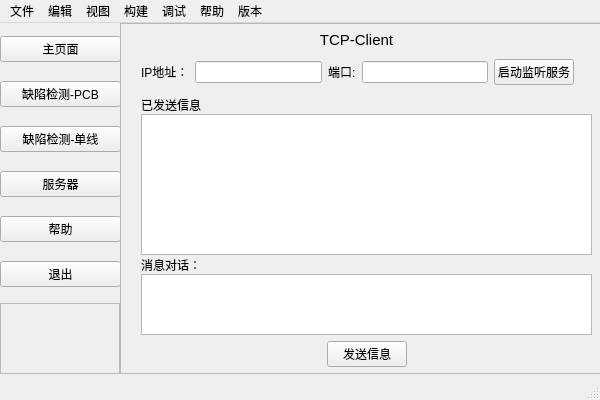
<?xml version="1.0" encoding="UTF-8"?>
<ui version="4.0">
 <class>MainWindow</class>
 <widget class="QMainWindow" name="MainWindow">
  <property name="geometry">
   <rect>
    <x>0</x>
    <y>0</y>
    <width>600</width>
    <height>400</height>
   </rect>
  </property>
  <property name="windowTitle">
   <string>MainWindow</string>
  </property>
  <widget class="QWidget" name="centralwidget">
   <widget class="QWidget" name="widget" native="true">
    <property name="geometry">
     <rect>
      <x>0</x>
      <y>0</y>
      <width>121</width>
      <height>281</height>
     </rect>
    </property>
    <layout class="QVBoxLayout" name="verticalLayout">
     <item>
      <widget class="QPushButton" name="pb_main">
       <property name="text">
        <string>主页面</string>
       </property>
      </widget>
     </item>
     <item>
      <widget class="QPushButton" name="pb_PCB">
       <property name="text">
        <string>缺陷检测-PCB</string>
       </property>
      </widget>
     </item>
     <item>
      <widget class="QPushButton" name="pb_detectSingle">
       <property name="enabled">
        <bool>true</bool>
       </property>
       <property name="text">
        <string>缺陷检测-单线</string>
       </property>
      </widget>
     </item>
     <item>
      <widget class="QPushButton" name="pb_IP">
       <property name="text">
        <string>服务器</string>
       </property>
      </widget>
     </item>
     <item>
      <widget class="QPushButton" name="pb_help">
       <property name="text">
        <string>帮助</string>
       </property>
      </widget>
     </item>
     <item>
      <widget class="QPushButton" name="pb_close">
       <property name="text">
        <string>退出</string>
       </property>
      </widget>
     </item>
    </layout>
   </widget>
   <widget class="QStackedWidget" name="stackedWidget">
    <property name="geometry">
     <rect>
      <x>120</x>
      <y>0</y>
      <width>481</width>
      <height>351</height>
     </rect>
    </property>
    <property name="frameShape">
     <enum>QFrame::StyledPanel</enum>
    </property>
    <property name="currentIndex">
     <number>3</number>
    </property>
    <widget class="QWidget" name="page0">
     <widget class="QLabel" name="label_5">
      <property name="geometry">
       <rect>
        <x>10</x>
        <y>10</y>
        <width>451</width>
        <height>41</height>
       </rect>
      </property>
      <property name="font">
       <font>
        <pointsize>18</pointsize>
       </font>
      </property>
      <property name="text">
       <string>键合引线-缺陷在线检测系统</string>
      </property>
      <property name="alignment">
       <set>Qt::AlignCenter</set>
      </property>
     </widget>
     <widget class="QGraphicsView" name="graphicsView_main">
      <property name="geometry">
       <rect>
        <x>4</x>
        <y>50</y>
        <width>471</width>
        <height>301</height>
       </rect>
      </property>
     </widget>
    </widget>
    <widget class="QWidget" name="page1">
     <widget class="QGraphicsView" name="graphicsView">
      <property name="geometry">
       <rect>
        <x>10</x>
        <y>30</y>
        <width>270</width>
        <height>210</height>
       </rect>
      </property>
     </widget>
     <widget class="QLabel" name="label">
      <property name="geometry">
       <rect>
        <x>10</x>
        <y>7</y>
        <width>271</width>
        <height>21</height>
       </rect>
      </property>
      <property name="frameShape">
       <enum>QFrame::Panel</enum>
      </property>
      <property name="text">
       <string>键合引线-三维空间结构图</string>
      </property>
      <property name="alignment">
       <set>Qt::AlignCenter</set>
      </property>
     </widget>
     <widget class="QTextBrowser" name="single_text1">
      <property name="geometry">
       <rect>
        <x>10</x>
        <y>280</y>
        <width>271</width>
        <height>41</height>
       </rect>
      </property>
     </widget>
     <widget class="QLabel" name="label_2">
      <property name="geometry">
       <rect>
        <x>10</x>
        <y>255</y>
        <width>271</width>
        <height>21</height>
       </rect>
      </property>
      <property name="frameShape">
       <enum>QFrame::Panel</enum>
      </property>
      <property name="text">
       <string>缺陷类型</string>
      </property>
      <property name="alignment">
       <set>Qt::AlignCenter</set>
      </property>
     </widget>
     <widget class="QLabel" name="label_3">
      <property name="geometry">
       <rect>
        <x>300</x>
        <y>7</y>
        <width>161</width>
        <height>21</height>
       </rect>
      </property>
      <property name="frameShape">
       <enum>QFrame::Panel</enum>
      </property>
      <property name="text">
       <string>检测进度</string>
      </property>
      <property name="alignment">
       <set>Qt::AlignCenter</set>
      </property>
     </widget>
     <widget class="QTextBrowser" name="single_text2">
      <property name="geometry">
       <rect>
        <x>300</x>
        <y>30</y>
        <width>161</width>
        <height>91</height>
       </rect>
      </property>
     </widget>
     <widget class="QLabel" name="label_4">
      <property name="geometry">
       <rect>
        <x>300</x>
        <y>150</y>
        <width>161</width>
        <height>21</height>
       </rect>
      </property>
      <property name="frameShape">
       <enum>QFrame::Panel</enum>
      </property>
      <property name="text">
       <string>工艺参数</string>
      </property>
      <property name="alignment">
       <set>Qt::AlignCenter</set>
      </property>
     </widget>
     <widget class="QTextBrowser" name="single_text3">
      <property name="geometry">
       <rect>
        <x>300</x>
        <y>180</y>
        <width>161</width>
        <height>141</height>
       </rect>
      </property>
     </widget>
    </widget>
    <widget class="QWidget" name="page2">
     <widget class="QLabel" name="label_6">
      <property name="geometry">
       <rect>
        <x>40</x>
        <y>5</y>
        <width>231</width>
        <height>21</height>
       </rect>
      </property>
      <property name="frameShape">
       <enum>QFrame::Panel</enum>
      </property>
      <property name="text">
       <string>PCB-三维点云图</string>
      </property>
      <property name="alignment">
       <set>Qt::AlignCenter</set>
      </property>
     </widget>
     <widget class="QGraphicsView" name="graphicsView_2">
      <property name="geometry">
       <rect>
        <x>10</x>
        <y>35</y>
        <width>301</width>
        <height>275</height>
       </rect>
      </property>
     </widget>
     <widget class="QLabel" name="label_7">
      <property name="geometry">
       <rect>
        <x>320</x>
        <y>5</y>
        <width>151</width>
        <height>21</height>
       </rect>
      </property>
      <property name="frameShape">
       <enum>QFrame::Panel</enum>
      </property>
      <property name="text">
       <string>缺陷参数</string>
      </property>
      <property name="alignment">
       <set>Qt::AlignCenter</set>
      </property>
     </widget>
     <widget class="QLabel" name="label_8">
      <property name="geometry">
       <rect>
        <x>320</x>
        <y>40</y>
        <width>51</width>
        <height>31</height>
       </rect>
      </property>
      <property name="font">
       <font>
        <pointsize>8</pointsize>
       </font>
      </property>
      <property name="frameShape">
       <enum>QFrame::Box</enum>
      </property>
      <property name="text">
       <string>焊线数量</string>
      </property>
      <property name="alignment">
       <set>Qt::AlignCenter</set>
      </property>
     </widget>
     <widget class="QTextBrowser" name="textBrowser_1">
      <property name="geometry">
       <rect>
        <x>390</x>
        <y>40</y>
        <width>81</width>
        <height>31</height>
       </rect>
      </property>
      <property name="html">
       <string>&lt;!DOCTYPE HTML PUBLIC &quot;-//W3C//DTD HTML 4.0//EN&quot; &quot;http://www.w3.org/TR/REC-html40/strict.dtd&quot;&gt;
&lt;html&gt;&lt;head&gt;&lt;meta name=&quot;qrichtext&quot; content=&quot;1&quot; /&gt;&lt;meta charset=&quot;utf-8&quot; /&gt;&lt;style type=&quot;text/css&quot;&gt;
p, li { white-space: pre-wrap; }
hr { height: 1px; border-width: 0; }
li.unchecked::marker { content: &quot;\2610&quot;; }
li.checked::marker { content: &quot;\2612&quot;; }
&lt;/style&gt;&lt;/head&gt;&lt;body style=&quot; font-family:'Microsoft YaHei UI'; font-size:9pt; font-weight:400; font-style:normal;&quot;&gt;
&lt;p align=&quot;center&quot; style=&quot;-qt-paragraph-type:empty; margin-top:0px; margin-bottom:0px; margin-left:0px; margin-right:0px; -qt-block-indent:0; text-indent:0px;&quot;&gt;&lt;br /&gt;&lt;/p&gt;&lt;/body&gt;&lt;/html&gt;</string>
      </property>
     </widget>
     <widget class="QLabel" name="label_9">
      <property name="geometry">
       <rect>
        <x>320</x>
        <y>80</y>
        <width>51</width>
        <height>31</height>
       </rect>
      </property>
      <property name="frameShape">
       <enum>QFrame::Box</enum>
      </property>
      <property name="text">
       <string>漏焊</string>
      </property>
      <property name="alignment">
       <set>Qt::AlignCenter</set>
      </property>
     </widget>
     <widget class="QTextBrowser" name="textBrowser_2">
      <property name="geometry">
       <rect>
        <x>390</x>
        <y>80</y>
        <width>81</width>
        <height>31</height>
       </rect>
      </property>
      <property name="html">
       <string>&lt;!DOCTYPE HTML PUBLIC &quot;-//W3C//DTD HTML 4.0//EN&quot; &quot;http://www.w3.org/TR/REC-html40/strict.dtd&quot;&gt;
&lt;html&gt;&lt;head&gt;&lt;meta name=&quot;qrichtext&quot; content=&quot;1&quot; /&gt;&lt;meta charset=&quot;utf-8&quot; /&gt;&lt;style type=&quot;text/css&quot;&gt;
p, li { white-space: pre-wrap; }
hr { height: 1px; border-width: 0; }
li.unchecked::marker { content: &quot;\2610&quot;; }
li.checked::marker { content: &quot;\2612&quot;; }
&lt;/style&gt;&lt;/head&gt;&lt;body style=&quot; font-family:'Microsoft YaHei UI'; font-size:9pt; font-weight:400; font-style:normal;&quot;&gt;
&lt;p align=&quot;center&quot; style=&quot;-qt-paragraph-type:empty; margin-top:0px; margin-bottom:0px; margin-left:0px; margin-right:0px; -qt-block-indent:0; text-indent:0px;&quot;&gt;&lt;br /&gt;&lt;/p&gt;&lt;/body&gt;&lt;/html&gt;</string>
      </property>
     </widget>
     <widget class="QLabel" name="label_10">
      <property name="geometry">
       <rect>
        <x>320</x>
        <y>120</y>
        <width>51</width>
        <height>31</height>
       </rect>
      </property>
      <property name="frameShape">
       <enum>QFrame::Box</enum>
      </property>
      <property name="text">
       <string>错焊</string>
      </property>
      <property name="alignment">
       <set>Qt::AlignCenter</set>
      </property>
     </widget>
     <widget class="QTextBrowser" name="textBrowser_4">
      <property name="geometry">
       <rect>
        <x>390</x>
        <y>160</y>
        <width>81</width>
        <height>31</height>
       </rect>
      </property>
      <property name="html">
       <string>&lt;!DOCTYPE HTML PUBLIC &quot;-//W3C//DTD HTML 4.0//EN&quot; &quot;http://www.w3.org/TR/REC-html40/strict.dtd&quot;&gt;
&lt;html&gt;&lt;head&gt;&lt;meta name=&quot;qrichtext&quot; content=&quot;1&quot; /&gt;&lt;meta charset=&quot;utf-8&quot; /&gt;&lt;style type=&quot;text/css&quot;&gt;
p, li { white-space: pre-wrap; }
hr { height: 1px; border-width: 0; }
li.unchecked::marker { content: &quot;\2610&quot;; }
li.checked::marker { content: &quot;\2612&quot;; }
&lt;/style&gt;&lt;/head&gt;&lt;body style=&quot; font-family:'Microsoft YaHei UI'; font-size:9pt; font-weight:400; font-style:normal;&quot;&gt;
&lt;p align=&quot;center&quot; style=&quot;-qt-paragraph-type:empty; margin-top:0px; margin-bottom:0px; margin-left:0px; margin-right:0px; -qt-block-indent:0; text-indent:0px;&quot;&gt;&lt;br /&gt;&lt;/p&gt;&lt;/body&gt;&lt;/html&gt;</string>
      </property>
     </widget>
     <widget class="QLabel" name="label_11">
      <property name="geometry">
       <rect>
        <x>320</x>
        <y>160</y>
        <width>51</width>
        <height>31</height>
       </rect>
      </property>
      <property name="frameShape">
       <enum>QFrame::Box</enum>
      </property>
      <property name="text">
       <string>断线</string>
      </property>
      <property name="alignment">
       <set>Qt::AlignCenter</set>
      </property>
     </widget>
     <widget class="QTextBrowser" name="textBrowser_3">
      <property name="geometry">
       <rect>
        <x>390</x>
        <y>120</y>
        <width>81</width>
        <height>31</height>
       </rect>
      </property>
      <property name="html">
       <string>&lt;!DOCTYPE HTML PUBLIC &quot;-//W3C//DTD HTML 4.0//EN&quot; &quot;http://www.w3.org/TR/REC-html40/strict.dtd&quot;&gt;
&lt;html&gt;&lt;head&gt;&lt;meta name=&quot;qrichtext&quot; content=&quot;1&quot; /&gt;&lt;meta charset=&quot;utf-8&quot; /&gt;&lt;style type=&quot;text/css&quot;&gt;
p, li { white-space: pre-wrap; }
hr { height: 1px; border-width: 0; }
li.unchecked::marker { content: &quot;\2610&quot;; }
li.checked::marker { content: &quot;\2612&quot;; }
&lt;/style&gt;&lt;/head&gt;&lt;body style=&quot; font-family:'Microsoft YaHei UI'; font-size:9pt; font-weight:400; font-style:normal;&quot;&gt;
&lt;p align=&quot;center&quot; style=&quot;-qt-paragraph-type:empty; margin-top:0px; margin-bottom:0px; margin-left:0px; margin-right:0px; -qt-block-indent:0; text-indent:0px;&quot;&gt;&lt;br /&gt;&lt;/p&gt;&lt;/body&gt;&lt;/html&gt;</string>
      </property>
     </widget>
     <widget class="QLabel" name="label_12">
      <property name="geometry">
       <rect>
        <x>320</x>
        <y>200</y>
        <width>51</width>
        <height>31</height>
       </rect>
      </property>
      <property name="frameShape">
       <enum>QFrame::Box</enum>
      </property>
      <property name="text">
       <string>塌线</string>
      </property>
      <property name="alignment">
       <set>Qt::AlignCenter</set>
      </property>
     </widget>
     <widget class="QLabel" name="label_13">
      <property name="geometry">
       <rect>
        <x>320</x>
        <y>240</y>
        <width>51</width>
        <height>31</height>
       </rect>
      </property>
      <property name="frameShape">
       <enum>QFrame::Box</enum>
      </property>
      <property name="text">
       <string>弯曲</string>
      </property>
      <property name="alignment">
       <set>Qt::AlignCenter</set>
      </property>
     </widget>
     <widget class="QLabel" name="label_14">
      <property name="geometry">
       <rect>
        <x>320</x>
        <y>280</y>
        <width>51</width>
        <height>31</height>
       </rect>
      </property>
      <property name="frameShape">
       <enum>QFrame::Box</enum>
      </property>
      <property name="text">
       <string>断线</string>
      </property>
      <property name="alignment">
       <set>Qt::AlignCenter</set>
      </property>
     </widget>
     <widget class="QTextBrowser" name="textBrowser_5">
      <property name="geometry">
       <rect>
        <x>390</x>
        <y>200</y>
        <width>81</width>
        <height>31</height>
       </rect>
      </property>
      <property name="html">
       <string>&lt;!DOCTYPE HTML PUBLIC &quot;-//W3C//DTD HTML 4.0//EN&quot; &quot;http://www.w3.org/TR/REC-html40/strict.dtd&quot;&gt;
&lt;html&gt;&lt;head&gt;&lt;meta name=&quot;qrichtext&quot; content=&quot;1&quot; /&gt;&lt;meta charset=&quot;utf-8&quot; /&gt;&lt;style type=&quot;text/css&quot;&gt;
p, li { white-space: pre-wrap; }
hr { height: 1px; border-width: 0; }
li.unchecked::marker { content: &quot;\2610&quot;; }
li.checked::marker { content: &quot;\2612&quot;; }
&lt;/style&gt;&lt;/head&gt;&lt;body style=&quot; font-family:'Microsoft YaHei UI'; font-size:9pt; font-weight:400; font-style:normal;&quot;&gt;
&lt;p align=&quot;center&quot; style=&quot;-qt-paragraph-type:empty; margin-top:0px; margin-bottom:0px; margin-left:0px; margin-right:0px; -qt-block-indent:0; text-indent:0px;&quot;&gt;&lt;br /&gt;&lt;/p&gt;&lt;/body&gt;&lt;/html&gt;</string>
      </property>
     </widget>
     <widget class="QTextBrowser" name="textBrowser_6">
      <property name="geometry">
       <rect>
        <x>390</x>
        <y>240</y>
        <width>81</width>
        <height>31</height>
       </rect>
      </property>
      <property name="html">
       <string>&lt;!DOCTYPE HTML PUBLIC &quot;-//W3C//DTD HTML 4.0//EN&quot; &quot;http://www.w3.org/TR/REC-html40/strict.dtd&quot;&gt;
&lt;html&gt;&lt;head&gt;&lt;meta name=&quot;qrichtext&quot; content=&quot;1&quot; /&gt;&lt;meta charset=&quot;utf-8&quot; /&gt;&lt;style type=&quot;text/css&quot;&gt;
p, li { white-space: pre-wrap; }
hr { height: 1px; border-width: 0; }
li.unchecked::marker { content: &quot;\2610&quot;; }
li.checked::marker { content: &quot;\2612&quot;; }
&lt;/style&gt;&lt;/head&gt;&lt;body style=&quot; font-family:'Microsoft YaHei UI'; font-size:9pt; font-weight:400; font-style:normal;&quot;&gt;
&lt;p align=&quot;center&quot; style=&quot;-qt-paragraph-type:empty; margin-top:0px; margin-bottom:0px; margin-left:0px; margin-right:0px; -qt-block-indent:0; text-indent:0px;&quot;&gt;&lt;br /&gt;&lt;/p&gt;&lt;/body&gt;&lt;/html&gt;</string>
      </property>
     </widget>
     <widget class="QTextBrowser" name="textBrowser_7">
      <property name="geometry">
       <rect>
        <x>390</x>
        <y>280</y>
        <width>81</width>
        <height>31</height>
       </rect>
      </property>
      <property name="html">
       <string>&lt;!DOCTYPE HTML PUBLIC &quot;-//W3C//DTD HTML 4.0//EN&quot; &quot;http://www.w3.org/TR/REC-html40/strict.dtd&quot;&gt;
&lt;html&gt;&lt;head&gt;&lt;meta name=&quot;qrichtext&quot; content=&quot;1&quot; /&gt;&lt;meta charset=&quot;utf-8&quot; /&gt;&lt;style type=&quot;text/css&quot;&gt;
p, li { white-space: pre-wrap; }
hr { height: 1px; border-width: 0; }
li.unchecked::marker { content: &quot;\2610&quot;; }
li.checked::marker { content: &quot;\2612&quot;; }
&lt;/style&gt;&lt;/head&gt;&lt;body style=&quot; font-family:'Microsoft YaHei UI'; font-size:9pt; font-weight:400; font-style:normal;&quot;&gt;
&lt;p align=&quot;center&quot; style=&quot;-qt-paragraph-type:empty; margin-top:0px; margin-bottom:0px; margin-left:0px; margin-right:0px; -qt-block-indent:0; text-indent:0px;&quot;&gt;&lt;br /&gt;&lt;/p&gt;&lt;/body&gt;&lt;/html&gt;</string>
      </property>
     </widget>
     <widget class="QLabel" name="label_15">
      <property name="geometry">
       <rect>
        <x>10</x>
        <y>320</y>
        <width>51</width>
        <height>21</height>
       </rect>
      </property>
      <property name="frameShape">
       <enum>QFrame::Box</enum>
      </property>
      <property name="text">
       <string>提示：</string>
      </property>
      <property name="alignment">
       <set>Qt::AlignCenter</set>
      </property>
     </widget>
     <widget class="QTextBrowser" name="textBrowser_8">
      <property name="geometry">
       <rect>
        <x>70</x>
        <y>315</y>
        <width>401</width>
        <height>31</height>
       </rect>
      </property>
      <property name="html">
       <string>&lt;!DOCTYPE HTML PUBLIC &quot;-//W3C//DTD HTML 4.0//EN&quot; &quot;http://www.w3.org/TR/REC-html40/strict.dtd&quot;&gt;
&lt;html&gt;&lt;head&gt;&lt;meta name=&quot;qrichtext&quot; content=&quot;1&quot; /&gt;&lt;meta charset=&quot;utf-8&quot; /&gt;&lt;style type=&quot;text/css&quot;&gt;
p, li { white-space: pre-wrap; }
hr { height: 1px; border-width: 0; }
li.unchecked::marker { content: &quot;\2610&quot;; }
li.checked::marker { content: &quot;\2612&quot;; }
&lt;/style&gt;&lt;/head&gt;&lt;body style=&quot; font-family:'Microsoft YaHei UI'; font-size:9pt; font-weight:400; font-style:normal;&quot;&gt;
&lt;p align=&quot;center&quot; style=&quot;-qt-paragraph-type:empty; margin-top:0px; margin-bottom:0px; margin-left:0px; margin-right:0px; -qt-block-indent:0; text-indent:0px;&quot;&gt;&lt;br /&gt;&lt;/p&gt;&lt;/body&gt;&lt;/html&gt;</string>
      </property>
     </widget>
    </widget>
    <widget class="QWidget" name="page3">
     <widget class="QWidget" name="widget_2" native="true">
      <property name="geometry">
       <rect>
        <x>20</x>
        <y>0</y>
        <width>431</width>
        <height>31</height>
       </rect>
      </property>
      <layout class="QVBoxLayout" name="verticalLayout_2">
       <item>
        <widget class="QLabel" name="label_16">
         <property name="font">
          <font>
           <pointsize>11</pointsize>
          </font>
         </property>
         <property name="text">
          <string>TCP-Client</string>
         </property>
         <property name="textFormat">
          <enum>Qt::MarkdownText</enum>
         </property>
         <property name="alignment">
          <set>Qt::AlignCenter</set>
         </property>
        </widget>
       </item>
      </layout>
     </widget>
     <widget class="QTextBrowser" name="Client_record">
      <property name="geometry">
       <rect>
        <x>20</x>
        <y>90</y>
        <width>451</width>
        <height>141</height>
       </rect>
      </property>
      <property name="readOnly">
       <bool>true</bool>
      </property>
     </widget>
     <widget class="QWidget" name="widget_3" native="true">
      <property name="geometry">
       <rect>
        <x>20</x>
        <y>30</y>
        <width>433</width>
        <height>36</height>
       </rect>
      </property>
      <layout class="QHBoxLayout" name="horizontalLayout">
       <item>
        <widget class="QLabel" name="label_18">
         <property name="text">
          <string>IP地址：</string>
         </property>
        </widget>
       </item>
       <item>
        <widget class="QLineEdit" name="port_2"/>
       </item>
       <item>
        <widget class="QLabel" name="label_17">
         <property name="text">
          <string>端口:</string>
         </property>
        </widget>
       </item>
       <item>
        <widget class="QLineEdit" name="port"/>
       </item>
       <item>
        <widget class="QPushButton" name="Client_setlisten">
         <property name="text">
          <string>启动监听服务</string>
         </property>
        </widget>
       </item>
      </layout>
     </widget>
     <widget class="QLabel" name="label_19">
      <property name="geometry">
       <rect>
        <x>20</x>
        <y>70</y>
        <width>61</width>
        <height>22</height>
       </rect>
      </property>
      <property name="text">
       <string>已发送信息：</string>
      </property>
     </widget>
     <widget class="QLabel" name="label_20">
      <property name="geometry">
       <rect>
        <x>20</x>
        <y>230</y>
        <width>61</width>
        <height>22</height>
       </rect>
      </property>
      <property name="text">
       <string>消息对话：</string>
      </property>
     </widget>
     <widget class="QTextBrowser" name="Client_send">
      <property name="geometry">
       <rect>
        <x>20</x>
        <y>250</y>
        <width>451</width>
        <height>61</height>
       </rect>
      </property>
      <property name="readOnly">
       <bool>false</bool>
      </property>
     </widget>
     <widget class="QWidget" name="widget_4" native="true">
      <property name="geometry">
       <rect>
        <x>20</x>
        <y>310</y>
        <width>451</width>
        <height>41</height>
       </rect>
      </property>
      <layout class="QHBoxLayout" name="horizontalLayout_2">
       <item>
        <spacer name="horizontalSpacer_2">
         <property name="orientation">
          <enum>Qt::Horizontal</enum>
         </property>
         <property name="sizeHint" stdset="0">
          <size>
           <width>40</width>
           <height>20</height>
          </size>
         </property>
        </spacer>
       </item>
       <item>
        <widget class="QPushButton" name="Client_send_Button">
         <property name="text">
          <string>发送信息</string>
         </property>
        </widget>
       </item>
       <item>
        <spacer name="horizontalSpacer">
         <property name="orientation">
          <enum>Qt::Horizontal</enum>
         </property>
         <property name="sizeHint" stdset="0">
          <size>
           <width>145</width>
           <height>20</height>
          </size>
         </property>
        </spacer>
       </item>
      </layout>
     </widget>
    </widget>
    <widget class="QWidget" name="page4">
     <widget class="QCalendarWidget" name="calendarWidget">
      <property name="geometry">
       <rect>
        <x>10</x>
        <y>10</y>
        <width>232</width>
        <height>133</height>
       </rect>
      </property>
     </widget>
    </widget>
   </widget>
   <widget class="QStackedWidget" name="stackedWidget_single">
    <property name="geometry">
     <rect>
      <x>0</x>
      <y>280</y>
      <width>120</width>
      <height>71</height>
     </rect>
    </property>
    <property name="frameShape">
     <enum>QFrame::StyledPanel</enum>
    </property>
    <property name="currentIndex">
     <number>0</number>
    </property>
    <widget class="QWidget" name="page_single_0"/>
    <widget class="QWidget" name="page_single_1">
     <widget class="QPushButton" name="pb_single_file">
      <property name="geometry">
       <rect>
        <x>5</x>
        <y>10</y>
        <width>107</width>
        <height>21</height>
       </rect>
      </property>
      <property name="text">
       <string>打开文件</string>
      </property>
     </widget>
     <widget class="QPushButton" name="pb_single_start">
      <property name="geometry">
       <rect>
        <x>5</x>
        <y>40</y>
        <width>107</width>
        <height>21</height>
       </rect>
      </property>
      <property name="text">
       <string>开始检测</string>
      </property>
     </widget>
    </widget>
    <widget class="QWidget" name="page_single_2">
     <widget class="QPushButton" name="pb_pcb_file">
      <property name="geometry">
       <rect>
        <x>5</x>
        <y>10</y>
        <width>107</width>
        <height>21</height>
       </rect>
      </property>
      <property name="text">
       <string>打开文件</string>
      </property>
     </widget>
     <widget class="QPushButton" name="pb_pcb_start">
      <property name="geometry">
       <rect>
        <x>5</x>
        <y>40</y>
        <width>107</width>
        <height>21</height>
       </rect>
      </property>
      <property name="text">
       <string>开始检测</string>
      </property>
     </widget>
    </widget>
   </widget>
  </widget>
  <widget class="QMenuBar" name="menubar">
   <property name="geometry">
    <rect>
     <x>0</x>
     <y>0</y>
     <width>600</width>
     <height>19</height>
    </rect>
   </property>
   <widget class="QMenu" name="menu">
    <property name="title">
     <string>文件</string>
    </property>
    <addaction name="actionnew"/>
    <addaction name="actionnew_2"/>
   </widget>
   <widget class="QMenu" name="menu_2">
    <property name="title">
     <string>编辑</string>
    </property>
   </widget>
   <widget class="QMenu" name="menu_3">
    <property name="title">
     <string>视图</string>
    </property>
   </widget>
   <widget class="QMenu" name="menu_4">
    <property name="title">
     <string>构建</string>
    </property>
   </widget>
   <widget class="QMenu" name="menu_5">
    <property name="title">
     <string>调试</string>
    </property>
   </widget>
   <widget class="QMenu" name="menu_6">
    <property name="title">
     <string>帮助</string>
    </property>
   </widget>
   <widget class="QMenu" name="menu_7">
    <property name="title">
     <string>版本</string>
    </property>
    <addaction name="version1"/>
    <addaction name="separator"/>
    <addaction name="version_softupdate"/>
   </widget>
   <addaction name="menu"/>
   <addaction name="menu_2"/>
   <addaction name="menu_3"/>
   <addaction name="menu_4"/>
   <addaction name="menu_5"/>
   <addaction name="menu_6"/>
   <addaction name="menu_7"/>
  </widget>
  <widget class="QStatusBar" name="statusbar"/>
  <action name="actionnew">
   <property name="text">
    <string>打开</string>
   </property>
  </action>
  <action name="version1">
   <property name="text">
    <string>关于我们</string>
   </property>
  </action>
  <action name="version_softupdate">
   <property name="text">
    <string>获取新版本</string>
   </property>
  </action>
  <action name="actionnew_2">
   <property name="text">
    <string>退出</string>
   </property>
  </action>
 </widget>
 <resources/>
 <connections/>
</ui>
